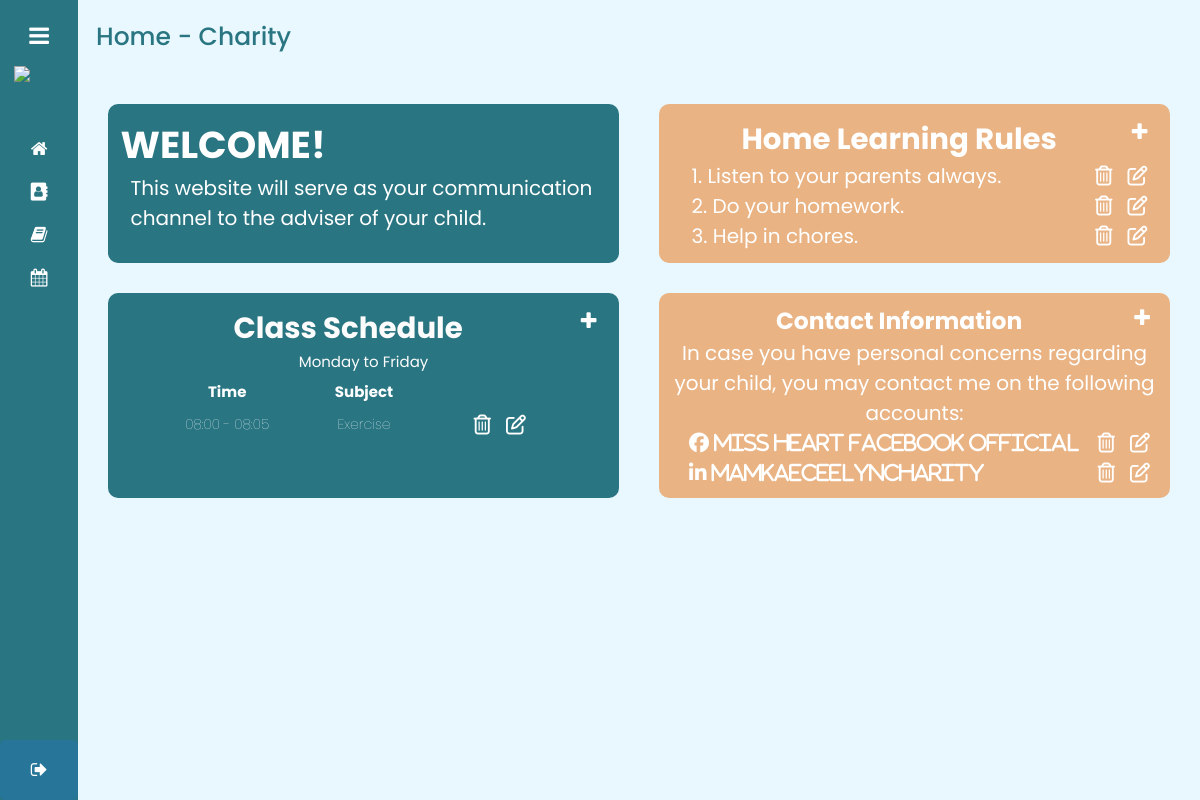
Page /admin_home_charity.php (signed in) on the committed database.
### tables this page shows
CREATE TABLE `rule` (
  `id` int(11) NOT NULL,
  `rule` varchar(1000) NOT NULL,
  `rule_num` int(11) NOT NULL,
  `section` varchar(11) NOT NULL
);

CREATE TABLE `class_schedule` (
  `id` int(11) NOT NULL,
  `startTime` varchar(20) NOT NULL,
  `endTime` varchar(20) NOT NULL,
  `newSched` varchar(500) NOT NULL,
  `section` varchar(11) NOT NULL
);

CREATE TABLE `contacts` (
  `id` int(11) NOT NULL,
  `contactType` varchar(50) NOT NULL,
  `contactInfo` varchar(100) NOT NULL,
  `section` varchar(11) NOT NULL
);

### admin_home_charity.php (the view, shortened to what this page needs)
<!DOCTYPE html>
<html lang="en">
<head>
  <link rel="stylesheet" href="style2.css">
  <link rel="stylesheet" href="https://cdnjs.cloudflare.com/ajax/libs/font-awesome/4.7.0/css/font-awesome.min.css">
</head>
<body>
  <div class="sidebar">
    <div class="logo_details">
      <i class="fa fa-navicon" id="btn">
      </i>
    </div>
    <img src="https://i.ibb.co/9gPHTr8/kinder-class-logo-1.png" class="website-logo">
    <ul class="nav-list">
      <li>
        <a href="admin_home_charity.php" class="active">
          <i class="fa fa-home"></i>
        </a>
      </li>
      <li>
        <a href="admin_classList_charity.php">
          <i class="fa fa-address-book"></i>
        </a>
      </li>
      <li>
        <a href="admin_academicResources_charity.php">
          <i class="fa fa-book"></i>
        </a>
      </li>
      <li>
        <a href="admin_eventCalendar_charity.php">
          <i class="fa fa-calendar"></i>
        </a>
      </li>
      <li class="profile">
        <div class="profile_details">
          <div class="profile_content">
            <div class="name">Anna Jhon</div>
            <div class="designation">Admin</div>
          </div>
        </div>
        <i class="fa fa-sign-out" id="log_out"></i>
      </li>
    </ul>
  </div>
  <section class="home-section">
      <div class="text">Home - Charity</div>
      <div class="grid auto-fit">
          <div class="container">
            <h2>WELCOME!</h2>
            <p>This website will serve as your communication
              channel to the adviser of your child.</p>
          </div>
          <div class="container2">
            <button id="addRuleBtn" class="home_button" onclick="document.getElementById('addRuleModal').style.display='block'" style="width:auto;width:auto;float:right;font-size:15px;">
            <a><i style="font-size:20px;float:right;margin-right:5px;color:#fff;" class="fa fa-plus"></i></a>
            </button>
            <h3>Home Learning Rules</h3>
                <?php
                    $conn = mysqli_connect("localhost","root","","kinder_class");
                    $rulequery = "SELECT * FROM rule WHERE section='Charity'
                    ORDER BY rule_num ASC";
                    $result =mysqli_query ($conn,$rulequery);
                    while ($row = mysqli_fetch_assoc($result)) {
                ?>
            <ol class="ruleLst" id="ruleLst">
              <?php echo $row["rule_num"]?>. <?php echo $row["rule"]?>.
              <button id="editRuleBtn" class="home_button" style="width:auto;float:right;font-size:15px;"><a href="admin_editRule_charity.php?id=<?php echo $row ['id'] ?>"><i style="font-size:20px;float:right;margin-right:5px;color:#fff;" class="fa fa-edit"></i></a></button>
              <button id="deleteRuleBtn" class="home_button" style="width:auto;float:right;font-size:15px;"><a href="admin_deleteRule_charity.php?id=<?php echo $row['id'] ?>"><i style="font-size:20px;float:right;margin-right:5px;color:#fff;" class="fa fa-trash-o"></i></a></button>
            </ol>
                  <?php
                }
              ?>
          </div>
        </div>
        <div class="grid2 auto-fit">
          <div class="container3">
            <button id="addSchedBtn" class="home_button" onclick="document.getElementById('addSchedModal').style.display='block'" style="width:auto;width:auto;float:right;font-size:15px;">
              <a><i style="font-size:20px;float:right;margin-right:5px;color:#fff;" class="fa fa-plus"></i></a>
            </button>
            <h3>Class Schedule</h3>
            <h4>Monday to Friday</h4>
            <div class="sched-data">
              <table class=schedTb>
                <thead>
                  <tr>
                    <td><span>Time</span></td>
                    <td><span>Subject</span></td>
                  </tr>
                </thead>
                 <?php
                    $conn3 = mysqli_connect("localhost","root","","kinder_class");
                    $schedquery = "SELECT * FROM class_schedule WHERE section='Charity'
                    ORDER BY id ASC";
                    $result2 =mysqli_query ($conn3,$schedquery);;
                    while ($row = mysqli_fetch_assoc($result2)) {
                  ?>
                  <tbody>
                      <td><?php echo $row["startTime"]?> - <?php echo $row["endTime"]?></td>
                      <td><?php echo $row["newSched"]?></td>
                      <td>
                      <button id="editSchedBtn" class="home_button" style="width:auto;float:right;font-size:15px;"><a href="admin_editSched_charity.php?id=<?php echo $row ['id'] ?>"><i style="font-size:20px;float:right;margin-right:5px;color:#fff;" class="fa fa-edit"></i></a></button>
                      <button id="deleteSchedBtn" class="home_button" style="width:auto;float:right;font-size:15px;"><a href="admin_deleteSched_charity.php?id=<?php echo $row['id'] ?>"><i style="font-size:20px;float:right;margin-right:5px;color:#fff;" class="fa fa-trash-o"></i></a></button>
                      </td>
                  </tbody>
                      <?php
                     }
                      ?>
              </table>
            </div>
          </div>
          <div class="container4">
            <button id="addContactBtn" class="home_button" onclick="document.getElementById('addContactModal').style.display='block'" style="width:auto;width:auto;float:right;font-size:15px;">
              <a><i style="font-size:20px;float:right;margin-right:5px;color:#fff;" class="fa fa-plus"></i></a>
            </button>
            <h3>Contact Information</h3>
            <p>In case you have personal concerns regarding your child, you may
              contact me on the following accounts:
            </p>
                  <?php
                    $conn3 = mysqli_connect("localhost","root","","kinder_class");
                    $schedquery = "SELECT * FROM contacts WHERE section='Charity'
                    ORDER BY id ASC";
                    $result2 =mysqli_query ($conn3,$schedquery);;
                    while ($row = mysqli_fetch_assoc($result2)) {
                  ?>
                      <ol class="contactLst" id="ruleLst">
                      <i class="fa fa-<?php echo $row["contactType"]?>"> <?php echo $row["contactInfo"]?></i>
                      <button id="editContactBtn" class="home_button" style="width:auto;float:right;font-size:15px;"><a href="admin_editContact_charity.php?id=<?php echo $row ['id'] ?>"><i style="font-size:20px;float:right;margin-right:5px;color:#fff;" class="fa fa-edit"></i></a></button>
                      <button id="deleteContactBtn" class="home_button" style="width:auto;float:right;font-size:15px;"><a href="admin_deleteContact_charity.php?id=<?php echo $row['id'] ?>"><i style="font-size:20px;float:right;margin-right:5px;color:#fff;" class="fa fa-trash-o"></i></a></button>
                      </ol>
                  <?php
                     }
                  ?>
          </div>
      </div>
  </section>
</body>
</html>

### admin_home_charity.php (style rules this page uses)
.website-logo { width: 50px; display: flex; align-items: center; position: relative; transition: all .5s ease; }

### rows in the picture
rule: rule_num "1", rule "Listen to your parents always"
rule: rule_num "2", rule "Do your homework"
rule: rule_num "3", rule "Help in chores"
class_schedule: startTime "08:00", endTime "08:05", newSched "Exercise"
contacts: contactInfo "Miss Heart Facebook Official"
contacts: contactInfo "mamkaeceelyncharity"
